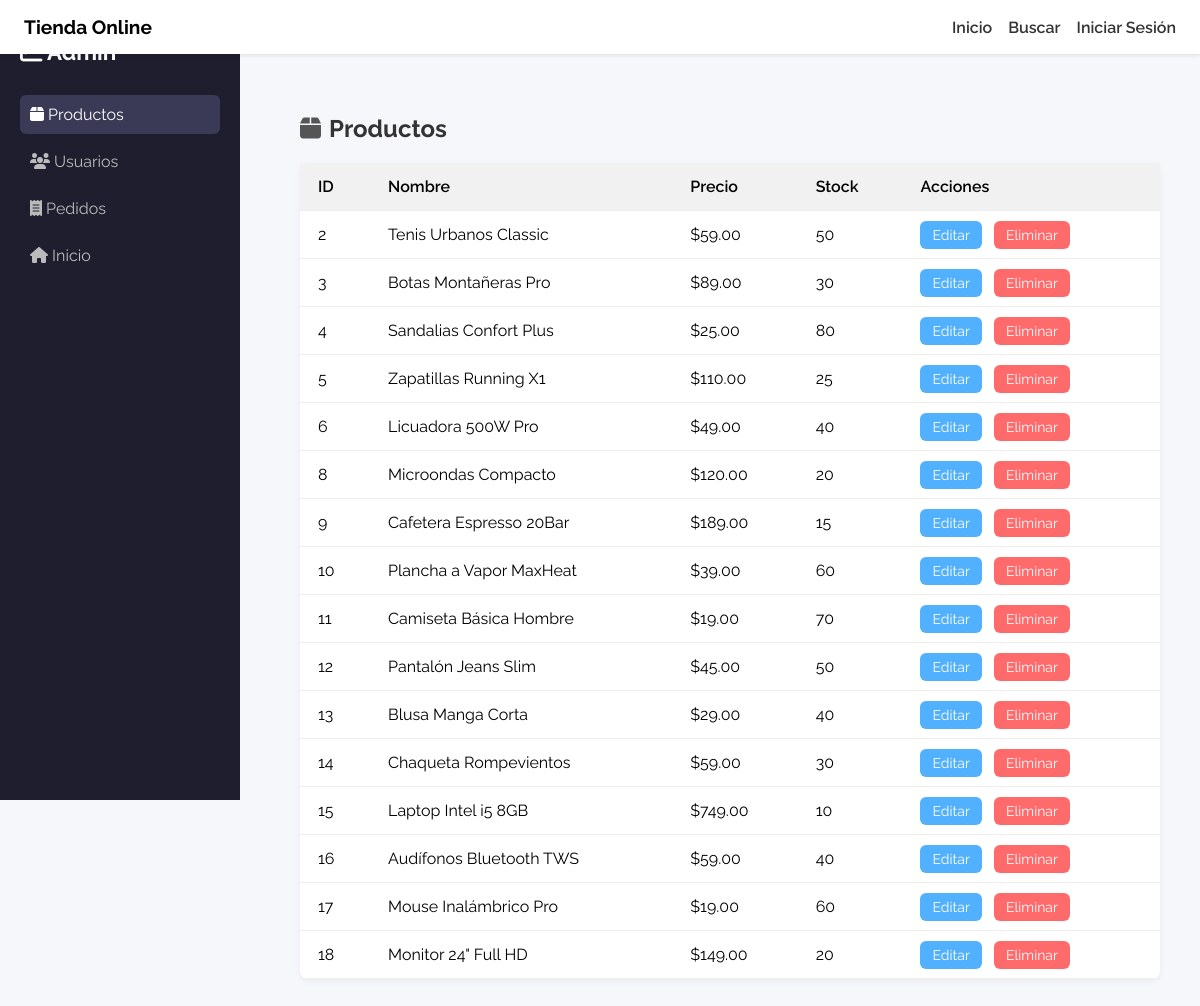
The app's page /Dashboard/dashboard.php with its own data.
### tables this page shows
CREATE TABLE `products` (
  `id` int(11) NOT NULL,
  `name` varchar(100) DEFAULT NULL,
  `description` text DEFAULT NULL,
  `price` decimal(10,2) DEFAULT NULL,
  `stock` int(11) DEFAULT NULL,
  `image` varchar(255) DEFAULT NULL,
  `created_at` timestamp NULL DEFAULT current_timestamp()
);

### Dashboard/dashboard.php (the view, shortened to what this page needs)
<?php
include '../conexion.php';
include __DIR__ . '/../user/header.php';
$productos = $conn->query("SELECT * FROM products");
?>
<!DOCTYPE html>
<html lang="es">
<head>
    <link rel="stylesheet" href="https://cdnjs.cloudflare.com/ajax/libs/font-awesome/6.5.1/css/all.min.css">
</head>
<body>
    <div class="dashboard-container">
        <div class="sidebar">
            <h2><i class="fas fa-chart-line"></i> Admin</h2>
            <a href="#" class="active" data-section="productos"><i class="fas fa-box"></i> Productos</a>
            <a href="#" data-section="usuarios"><i class="fas fa-users"></i> Usuarios</a>
            <a href="#" data-section="pedidos"><i class="fas fa-receipt"></i> Pedidos</a>
            <a href="../index.php"><i class="fas fa-home"></i> Inicio</a>
        </div>
        <div class="main">
            <div id="productos">
                <h2 class="section-title"><i class="fas fa-box section-icon"></i>Productos</h2>
                <table>
                    <thead>
                        <tr>
                            <th>ID</th>
                            <th>Nombre</th>
                            <th>Precio</th>
                            <th>Stock</th>
                            <th>Acciones</th>
                        </tr>
                    </thead>
                    <tbody>
                        <?php while ($p = $productos->fetch_assoc()): ?>
                            <tr>
                                <td><?= $p['id'] ?></td>
                                <td><?= htmlspecialchars($p['name']) ?></td>
                                <td>$<?= $p['price'] ?></td>
                                <td><?= $p['stock'] ?></td>
                                <td class="actions">
                                    <a class="Button-edit" href="javascript:void(0);" onclick="openEditModal(<?= $p['id'] ?>)">Editar</a>
                                    <a class="Button-delete" href="delete_product.php?id=<?= $p['id'] ?>" onclick="return confirm('¿Eliminar producto?')">Eliminar</a>
                                </td>
                            </tr>
                        <?php endwhile; ?>
                    </tbody>
                </table>
            </div>
        </div>
    </div>
</body>
</html>

### user/header.php (style rules this page uses)
* { box-sizing: border-box; }

### Dashboard/dashboard.php (style rules this page uses)
body { font-family: 'Raleway', sans-serif; background-color: #f5f7fa; margin: 0; padding: 0; }
.dashboard-container { display: flex; }
.sidebar { width: 240px; background-color: #1e1e2f; color: #fff; height: 100vh; padding: 20px; position: fixed; top: 0; left: 0; }
.sidebar h2 { font-size: 1.4em; margin-bottom: 30px; }
.sidebar a { display: block; color: #bbb; padding: 10px; text-decoration: none; border-radius: 6px; margin-bottom: 8px; }
.sidebar a:hover, .sidebar a.active { background-color: #3a3a56; color: #fff; }
.main { margin-left: 260px; padding: 40px; width: 100%; }
.section-title { font-size: 24px; margin-bottom: 20px; color: #333; }
table { width: 100%; border-collapse: collapse; margin-bottom: 40px; background-color: #fff; border-radius: 8px; box-shadow: 0 2px 6px rgba(0, 0, 0, 0.05); }
th, td { padding: 14px 18px; text-align: left; border-bottom: 1px solid #eee; }
th { background-color: #f1f1f1; font-weight: 600; }
.actions a { padding: 6px 12px; border-radius: 6px; font-size: 14px; text-decoration: none; margin-right: 8px; }
.Button-edit { background-color: #51b1ff; color: white; }
.Button-delete { background-color: #ff6b6b; color: white; }
.section-icon { margin-right: 8px; color: #555; }

### records on screen
products: id "2", name "Tenis Urbanos Classic", price "59.00", stock "50"
products: id "3", name "Botas Montañeras Pro", price "89.00", stock "30"
products: id "4", name "Sandalias Confort Plus", price "25.00", stock "80"
products: id "5", name "Zapatillas Running X1", price "110.00", stock "25"
products: id "6", name "Licuadora 500W Pro", price "49.00", stock "40"
products: id "8", name "Microondas Compacto", price "120.00", stock "20"
products: id "9", name "Cafetera Espresso 20Bar", price "189.00", stock "15"
products: id "10", name "Plancha a Vapor MaxHeat", price "39.00", stock "60"
products: id "11", name "Camiseta Básica Hombre", price "19.00", stock "70"
products: id "12", name "Pantalón Jeans Slim", price "45.00", stock "50"
products: id "13", name "Blusa Manga Corta", price "29.00", stock "40"
products: id "14", name "Chaqueta Rompevientos", price "59.00", stock "30"
products: id "15", name "Laptop Intel i5 8GB", price "749.00", stock "10"
products: id "16", name "Audífonos Bluetooth TWS", price "59.00", stock "40"
products: id "17", name "Mouse Inalámbrico Pro", price "19.00", stock "60"
products: id "18", name "Monitor 24\" Full HD", price "149.00", stock "20"
